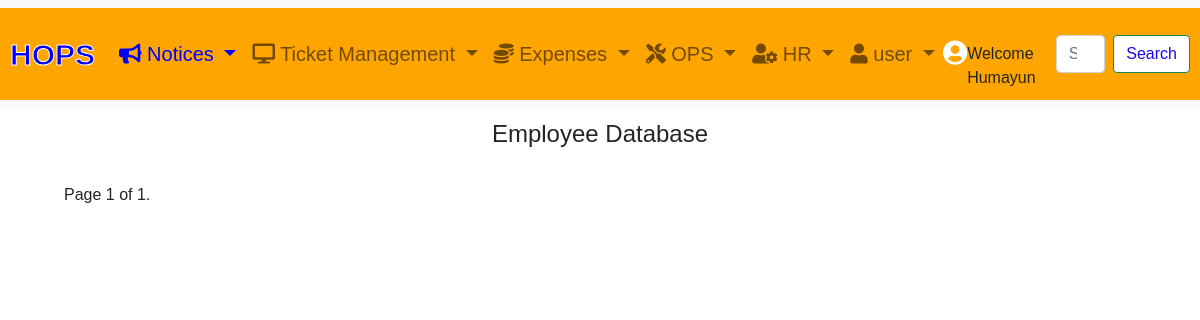
The app's page /employee/ (signed in), older data.
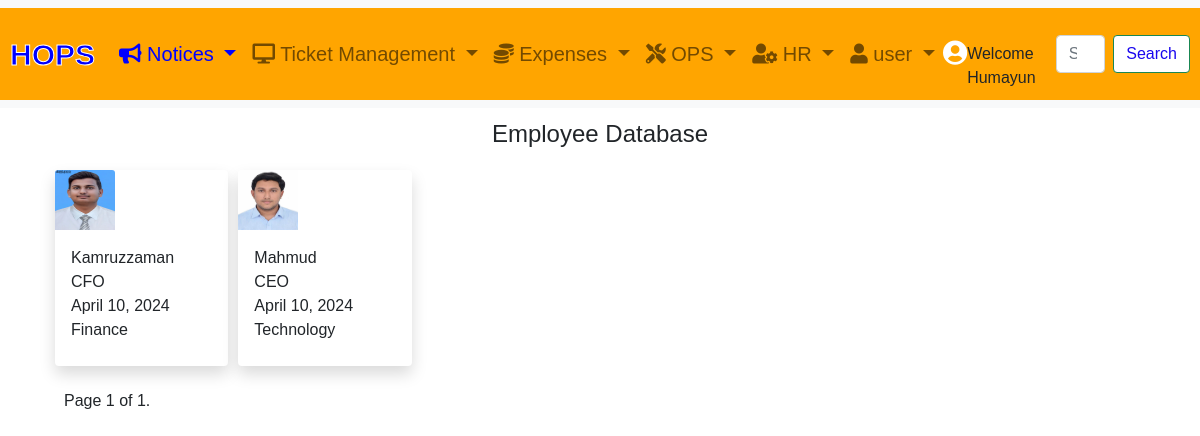
The same page, newer data.
### account/models.py (models this page shows, shortened)
class Customer(AbstractBaseUser, PermissionsMixin):
    email = models.EmailField(_('email address'), unique=True)
    name = models.CharField(max_length=150)
    mobile = models.CharField(max_length=20, blank=True)
    is_active = models.BooleanField(default=False)
    is_staff = models.BooleanField(default=False)
    created = models.DateTimeField(auto_now_add=True)
    updated = models.DateTimeField(auto_now=True)
    profile_picture = models.ImageField(upload_to='profile_pictures/', blank=True, null=True)
    groups = models.ManyToManyField(
        Group,
        related_name='customer_set',
        blank=True,
        help_text=_("The groups this user belongs to."),
        verbose_name=_("groups"),
    )
    user_permissions = models.ManyToManyField(
        Permission,
        related_name='customer_set',
        blank=True,
        help_text=_("Specific permissions for this user."),
        verbose_name=_("user permissions"),
    )
    USER_LEVEL_CHOICES = [
        ('general_user', 'General_User'),
        ('first_level', 'First Level Manager'),
        ('second_level', 'Second Level Manager'),
        ('third_level', 'Third Level Manager'),
        ('external', 'External'),
    ]
    manager_level = models.CharField(max_length=20, choices=USER_LEVEL_CHOICES, default='general_user')
    objects = CustomAccountManager()
    USERNAME_FIELD = 'email'
    REQUIRED_FIELDS = ['name']
    class Meta:
        verbose_name = "Accounts"
        verbose_name_plural = "Accounts"

### employee/models.py (models this page shows, shortened)
class EmployeeModel(models.Model):
    employee_code = models.CharField(max_length=100, unique=True, null=True, blank=True, default='None')
    name = models.CharField(max_length=100, null=True, blank=True,default="Nome")
    first_name = models.CharField(max_length=100, null=True, blank=True,default="Nome")
    last_name = models.CharField(max_length=100,null=True, blank=True,default="Nome")
    posting_area_choices=[
        ('Dhaka','Dhaka'),
        ('Rangpur','Rangpur'),
        ('Sylhet','Sylhet'),
        ('Rajshahi','Rajshahi'),
        ('Chittagong','Chittagong')
    ]
    posting_area = models.CharField(max_length=100,choices=posting_area_choices,null=True,blank=True)
    gender_choices =[
        ('Male','Male'),
        ('Female','Female'),
        ('Others', 'Others')
    ]
    gender = models.CharField(max_length=20,choices= gender_choices,null=True, blank=True,default="Nome")
    address=models.TextField(null=True, blank=True,default="None")
    email = models.EmailField()
    phone_number = models.CharField(max_length=15,null=True, blank=True,default="Nome")
    joining_date = models.DateField()
    resignation_date = models.DateField(null=True, blank=True, default=timezone.now, help_text="Format: YYYY-MM-DD")
    position_choices=[
        ('Chairman','Chairman'),
        ('MD','MD'),
        ('CEO','CEO'),
        ('CFO','CFO'),
        ('CMO','CMO'),
        ('CTO','CTO'),
        ('Specialist','Specialist'),
        ('Manager','Manager'),
        ('Sr.Manager','Sr.Manager'),
        ('DGM','DGM'),
        ('GM','GM'),
        ('SrGM','SrGM'),
        ('Director','Director'),
        ('HOD','HOD'),
        ('Specialist','Specialist'),
        ('HSS_manager','HSS_manager'),
        ('Driver','Driver'),
        ('Peon','Peon'),
        ('General staff','General staff'),
    ]
    position = models.CharField(max_length=100,null=True, blank=True,choices= position_choices,default="Nome")
    department_choices=[
        ('Engineering','Engineering'),
        ('Marketting','Marketing'),
        ('Finance','Finance'),
        ('Accounting','Accounting'),
        ('Technology','Technology'),
        ('Admin','Admin'),
        ('HR','HR'),
        ('Business_Development','Business_Development'),
    ]
    department = models.CharField(max_length=100,null=True, blank=True,choices=department_choices,default="Nome")
    employee_level_choices=[
        ('SeniorManagement','SeniorManagement'),
        ('MidLevelManager','MidLevelManager'),
        ('FirstLevelmanager','FirstLevelManager'),
        ('Executive','Executive'),
        ('Engineer','Engineer'),
        ('Doctor','Doctor'),
        ('Specialist','Specialist'),
        ('Officer','Officer'),
        ('FieldForce','FieldForce'),
        ('General_Staffs','General_Staffs'),
    ]
    employe_level= models.CharField(max_length=100, choices=employee_level_choices, default='executive')
    basic_salary = models.DecimalField(max_digits=10, decimal_places=2,null=True, blank=True,default=0.00)
    house_allowance = models.DecimalField(max_digits=10, decimal_places=2, null=True, blank=True,default=0.00)
    medical_allowance = models.DecimalField(max_digits=10, decimal_places=2,null=True, blank=True, default=0.00)
    transportation_allowance = models.DecimalField(max_digits=10, decimal_places=2,null=True, blank=True, default=0.00)
    bonus = models.DecimalField(max_digits=10, decimal_places=2, default=0.00)
    overtime_pay_rate = models.DecimalField(max_digits=10, decimal_places=2,null=True, blank=True, default=0.00)
    profile_picture = models.ImageField(upload_to='profile_pictures/', null=True, blank=True)
    gross_monthly_salary = models.DecimalField(max_digits=10, decimal_places=2,null=True, blank=True, default=0.00)
    updated_at = models.DateTimeField(default=timezone.now)

### employee/views.py (the view)
# urls.py: path('', views.view_employee, name='view_employee'),
@login_required
def view_employee(request):
    employee_records = EmployeeModel.objects.all()
    paginator = Paginator(employee_records, 10)
    page_number = request.GET.get('page')
    try:
        employee_records = paginator.page(page_number)
    except PageNotAnInteger:
        employee_records = paginator.page(1)
    except EmptyPage:
       employee_records = paginator.page(paginator.num_pages)
    return render(request, 'employee/view_employee.html', {'employee_records': employee_records})

### account/context_processors.py (called while the page is built)
def user_info(request):
    user = request.user
    profile_picture_url = None
    if user.is_authenticated:
        profile_picture_url = user.profile_picture.url if user.profile_picture else None
    return {
        'user_info': user.name if user.is_authenticated else None,
        'profile_picture_url': profile_picture_url
    }

### templates/employee/view_employee.html (shortened to what this page needs)
{% extends "base.html" %}
{% load static %}
{% block content %}
<h4 class="text-center">Employee Database</h4>
<div class="container-fluid">
    <div class="row row-cols-2 row-cols-md-6 p-2">
            {% for employee in employee_records %}
            <div class="col" style="padding:5px;">
                <div class="card border-0 shadow">
                    {% if employee.profile_picture %}
                    <img src="{{ employee.profile_picture.url }}" class="card-img-top" alt="{{ employee.name }}" style="width:60px;height:60px">
                    {% endif %}
                    <div class="card-body">
                        <p class="card-title">{{ employee.name }}<br>
                       {{ employee.position }}<br>
                       {{ employee.joining_date }}<br>
                       {{ employee.department }}<br>
                     </p>
                    </div>
                </div>
            </div>
            {% endfor %}
    </div>
    <div class="pagination" style="padding: 10px;">
        <span class="step-links">
            <span class="current">
                Page {{ employee_records.number }} of {{ employee_records.paginator.num_pages }}.
            </span>
        </span>
    </div>
</div>
<div style="height:600px"></div>
{% endblock %}

### templates/base.html (shortened to what this page needs)
<!DOCTYPE html>
<html lang="en">
<head>
<link href="https://cdn.jsdelivr.net/npm/bootstrap@5.0.0-beta3/dist/css/bootstrap.min.css" rel="stylesheet">
<link rel="stylesheet" href="https://cdnjs.cloudflare.com/ajax/libs/font-awesome/5.15.3/css/all.min.css">
<link href="https://cdnjs.cloudflare.com/ajax/libs/select2/4.0.13/css/select2.min.css" rel="stylesheet">
<link href="https://cdnjs.cloudflare.com/ajax/libs/bootstrap-datepicker/1.9.0/css/bootstrap-datepicker.min.css" rel="stylesheet">
<link href="https://cdnjs.cloudflare.com/ajax/libs/bootstrap-timepicker/0.5.2/css/bootstrap-timepicker.min.css" rel="stylesheet">
    </head>
    <body>
    </body>
</head>
<body>
    {% if user.is_authenticated %}
    <nav class="navbar navbar-expand-lg navbar-light bg-light navbar-fixed-top">
        <div class="container-fluid custom_navbar">
            <a class="navbar-brand menu-color" style="color:blue; font-size:30px;font-family: Helvetica;" href="{% url 'tickets:dash_board' %}">HOPS</a>
            <div class="collapse navbar-collapse" id="navbarSupportedContent">
                <ul class="navbar-nav me-auto mb-2 mb-lg-0">
                    <li class="nav-item dropdown">
                        <a class="nav-link dropdown-toggle menu-color" style="color: blue;" href="#" id="navbarDropdown" role="button" data-bs-toggle="dropdown" aria-expanded="false">
                            <i class="fa fa-bullhorn" aria-hidden="true"></i> Notices
                        </a>
                    </li>
                    <li class="nav-item dropdown">
                        <a class="nav-link dropdown-toggle menu-color"href="#" id="navbarDropdown" role="button" data-bs-toggle="dropdown" aria-expanded="false">
                            <i class="fa fa-desktop" aria-hidden="true"></i> Ticket Management
                        </a>
                    </li>
                    <li class="nav-item dropdown">
                        <a class="nav-link dropdown-toggle menu-color"href="#" id="navbarDropdown" role="button" data-bs-toggle="dropdown" aria-expanded="false">
                            <i class="fas fa-coins"></i>  Expenses
                        </a>
                    </li>
                    <li class="nav-item dropdown">
                        <a class="nav-link dropdown-toggle menu-color"href="#" id="navbarDropdown" role="button" data-bs-toggle="dropdown" aria-expanded="false">
                            <i class="fas fa-tools"></i>  OPS
                        </a>
                    </li>
                    <li class="nav-item dropdown">
                        <a class="nav-link dropdown-toggle menu-color"href="#" id="navbarDropdown" role="button" data-bs-toggle="dropdown" aria-expanded="false">
                            <i class="fas fa-user-cog"></i>  HR
                        </a>
                    </li>
                    <li class="nav-item dropdown">
                        <a class="nav-link dropdown-toggle menu-color"href="#" id="navbarDropdown" role="button" data-bs-toggle="dropdown" aria-expanded="false">
                            <i class="fas fa-user"></i>  user
                        </a>
                    </li>
                </ul>
                    {% if user.is_authenticated %}
                    <a href="{% url 'account:update_profile_picture' user.id %}">
                        {% if profile_picture_url %}
                            <img src="{{ profile_picture_url }}" style="height: 30px; width: 30px; border-radius: 50%;">
                        {% else %}
                        <i class="fas fa-user-circle" aria-hidden="true" style="font-size: 25px; color:white"></i>
                        {% endif %} </a>
                        <br>
                       Welcome {{ request.user.name }}
                {% else %}
                    <a href="{% url 'account:login' %}" style="color:white;">
                        <i class="fas fa-user-circle" aria-hidden="true" style="font-size: 30px;"></i>
                    </a>
                {% endif %}
                    <form class="d-flex" method="GET" action="{% url 'tickets:search_all' %}" style="margin-left:20px">
                    <input class="form-control me-2" type="search" placeholder="Search" aria-label="Search" name="q">
                    <button class="btn btn-outline-success" type="submit" style="color:rgb(26, 7, 239);background:white">Search</button>
                </form>
            </div>
        </div>
    </nav>
{% endif %}
   <div class="col" style="height:120px"></div>
    <div class="container">
        {% block content %}
        {% endblock %}
    </div>
</body>
</html>

### templates/base.html (style rules this page uses)
html, body { font-family: Verdana, sans-serif; background: white; }
.custom_navbar { background-color: orange; padding:10px; }
.navbar-brand { font-size: 40px; font-weight: 700; color: #0AEDED; -webkit-text-stroke: #fff 1px; }
.menu-color { color:blue; font-size: 20px;; }
.navbar-fixed-top { position: fixed; top: 0; width: 100%; z-index: 1000; }

Row changes from the older to the newer data that the page shows:
added EmployeeModel: profile_picture (picture), name "Kamruzzaman", position "CFO", joining_date "April 10, 2024", department "Finance"
added EmployeeModel: profile_picture (picture), name "Mahmud", position "CEO", joining_date "April 10, 2024", department "Technology"
